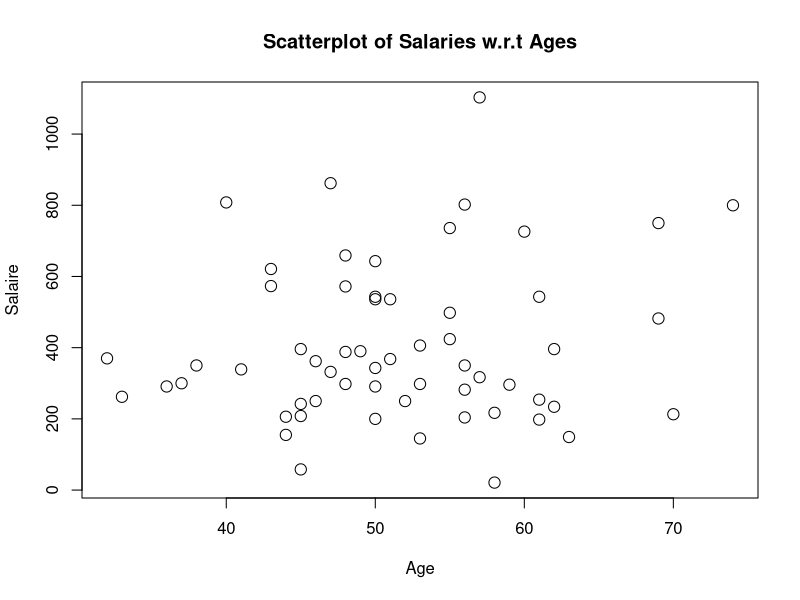

This chart was generated by the following R code:
# title: "Example test"

## Reading datasets
getwd()
setwd("C:/Users/Ribeiro/OneDrive/Documents/OneDrive/IHEID/Dissertation/Git/Test")
# Be careful about the format of the source dataset file
AgeSal = read.csv("AgeSal.csv", header = TRUE, sep = ",")
Haies110 = read.csv("Haies110.csv", header = TRUE, sep=",")
MarkVal = read.csv("MarkVal.csv", header = TRUE, sep = ",", row.names=1)
TVAds = read.csv("TVAds.csv", header = TRUE, sep = ",", row.names=1)
Tracteurs = read.csv("Tracteurs.csv", header = TRUE, sep = ",")
PretBanc = read.csv("PretBanc.csv", header = TRUE, sep = ",")

## Exercise 1
### 1.1 Pearson's correlation coefficient
#### Bivariate case
attach(AgeSal)
help(cor)
plot(Age, Salaire, main="Scatterplot of Salaries w.r.t Ages", cex=1.5, pch=1) # shape is not clear
cor(Age, Salaire) # Pearson's correlation coefficient of Salaire with Age - quite low 0.12
cor(Salaire, Age) # the same
detach("AgeSal")